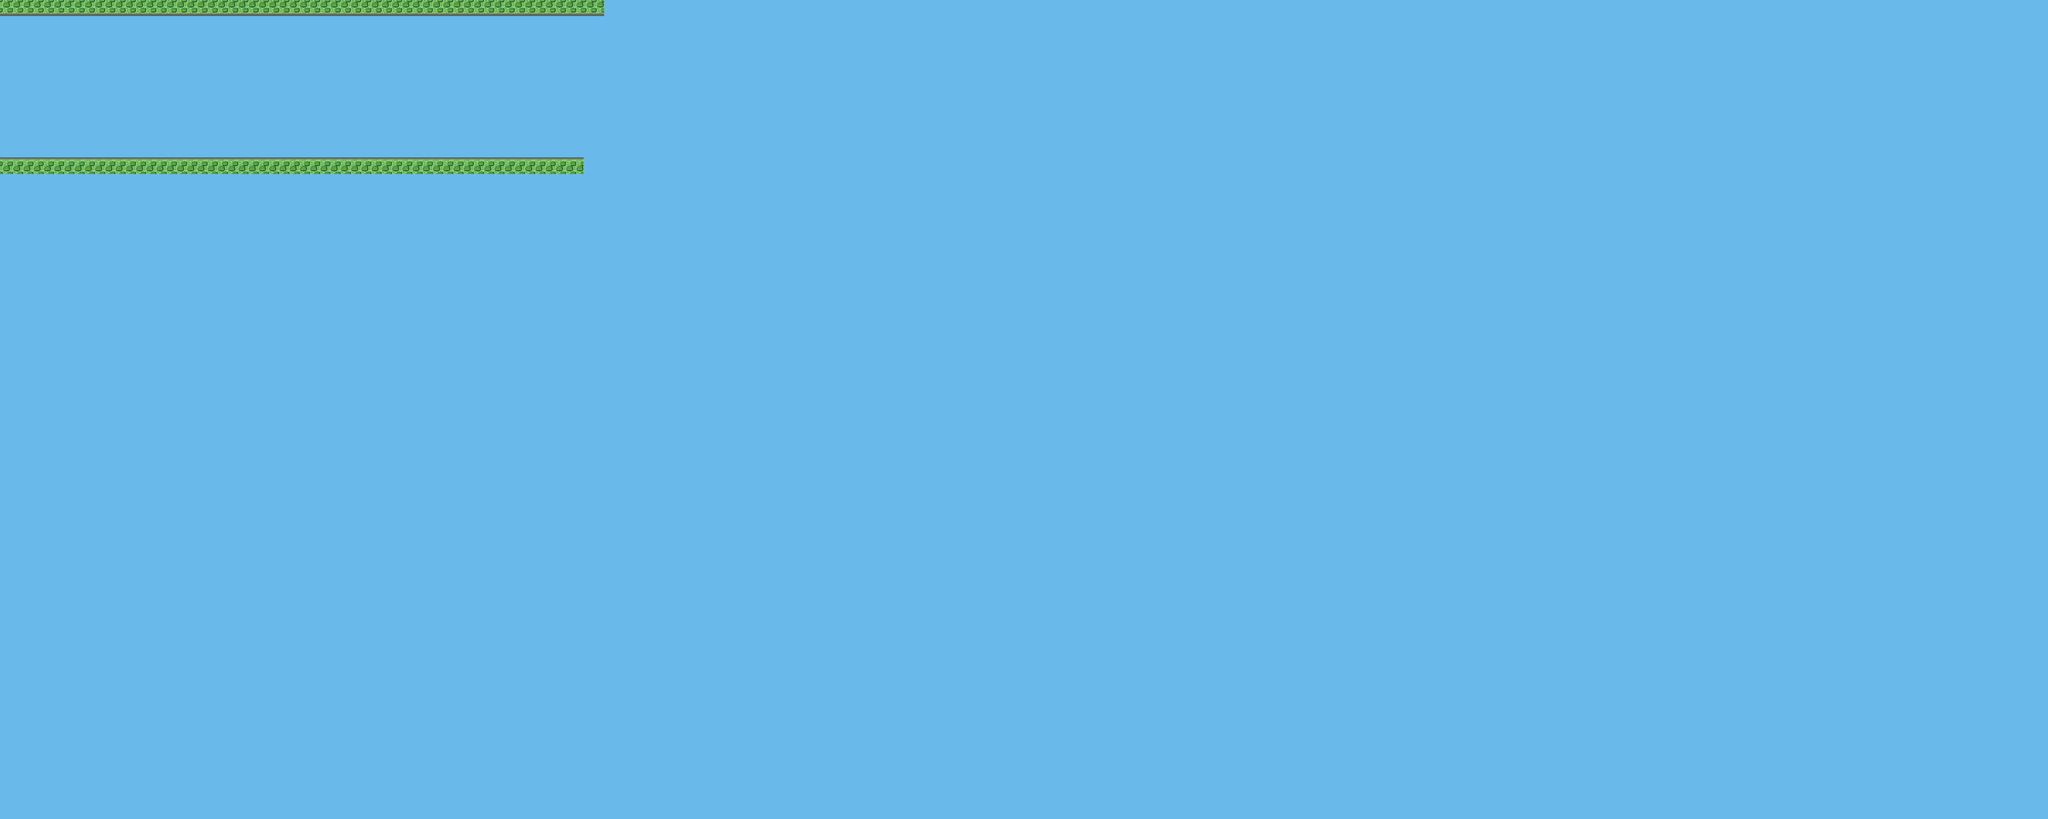

The image is a tile-based game level rendered from a .tmx file. Its description and source (layers, tilesets, objects; grid data summarised) follow:
An orthogonal 200x80 tile map with 32x32 px tiles, 1 tile layer (map_19).

<map version="1.0" orientation="orthogonal" width="200" height="80" tilewidth="32" tileheight="32">
 <tileset firstgid="1" name="map_19" tilewidth="32" tileheight="32">
  <image source="map.png" width="160" height="128" />
 </tileset>
 <layer name="map_19" width="200" height="80">
  <data>[16000 cells, 16000 non-empty, 4 distinct tile ids]</data>
 </layer>
</map>
